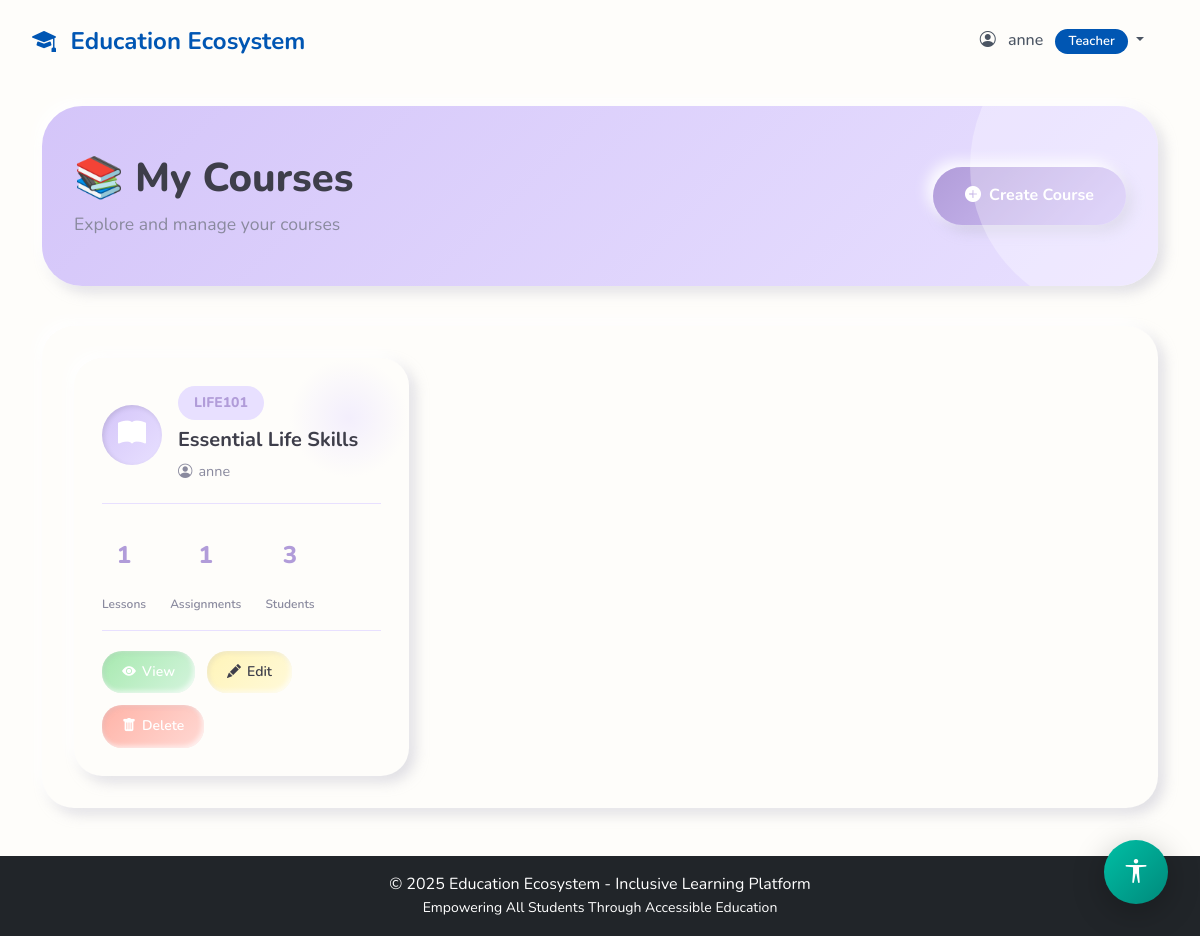
The app's page /courses/ (signed in), older data.
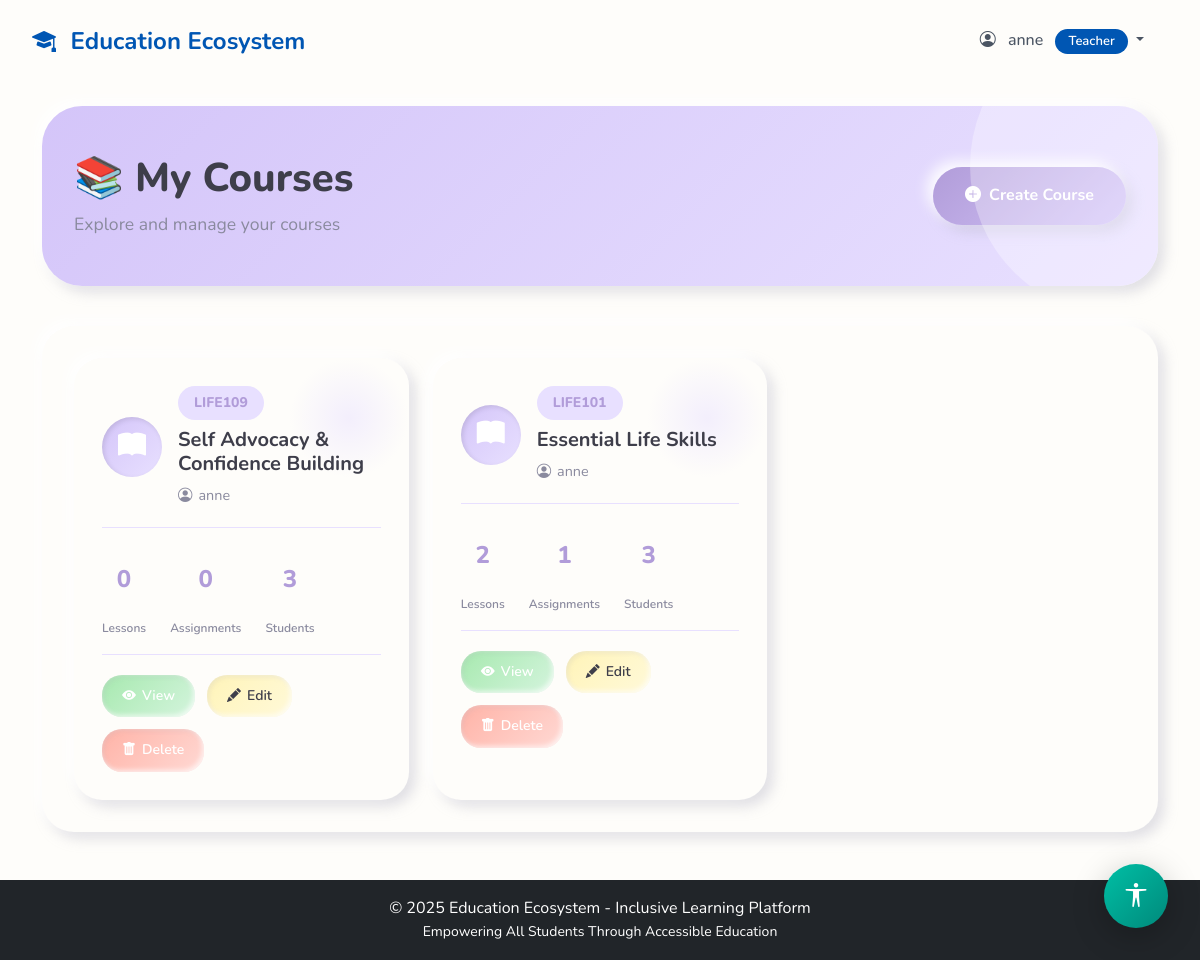
The same page, newer data.
### myapp/models.py (models this page shows, shortened)
class Course(models.Model):
    title = models.CharField(max_length=200)
    description = models.TextField()
    teacher = models.ForeignKey(User, on_delete=models.CASCADE, related_name='courses_taught',
                                limit_choices_to={'profile__role': 'teacher'})
    students = models.ManyToManyField(User, related_name='courses_enrolled', blank=True,
                                      limit_choices_to={'profile__role': 'student'})
    course_code = models.CharField(max_length=20, unique=True)
    created_at = models.DateTimeField(auto_now_add=True)
    updated_at = models.DateTimeField(auto_now=True)
    is_active = models.BooleanField(default=True)
    class Meta:
        ordering = ['-created_at']

### myapp/views.py (the view)
# urls.py: path('courses/', views.course_list, name='course_list'),
@login_required
@login_required
def course_list(request):
    courses = Course.objects.all()
    return render(request, 'course_list.html', {'courses': courses})

### myapp/templates/course_list.html (shortened to what this page needs)
{% extends 'base.html' %}
{% block content %}
<div class="page-header">
    <div class="d-flex justify-content-between align-items-center">
        <div>
            <h1>📚 My Courses</h1>
            <p>Explore and manage your courses</p>
        </div>
        {% if user.profile.role == 'teacher' or user.is_staff %}
        <a href="{% url 'course_create' %}" class="btn-pill btn-pill-primary">
            <i class="bi bi-plus-circle-fill"></i>
            Create Course
        </a>
        {% endif %}
    </div>
</div>
<div class="section-card">
    {% if courses %}
    <div class="course-grid">
        {% for course in courses %}
        <div class="course-card">
            <div class="course-header">
                <div class="course-icon">
                    <i class="bi bi-book-fill"></i>
                </div>
                <div style="flex: 1; min-width: 0;">
                    <div class="course-code">{{ course.course_code }}</div>
                    <h3 class="course-title">{{ course.title }}</h3>
                    <div class="course-teacher">
                        <i class="bi bi-person-circle"></i>
                        {{ course.teacher.get_full_name|default:course.teacher.username }}
                    </div>
                </div>
            </div>
            <div class="course-stats">
                <div class="stat-item">
                    <div class="stat-number">{{ course.lessons.count }}</div>
                    <div class="stat-label">Lessons</div>
                </div>
                <div class="stat-item">
                    <div class="stat-number">{{ course.assignments.count }}</div>
                    <div class="stat-label">Assignments</div>
                </div>
                {% if user.profile.role == 'teacher' %}
                <div class="stat-item">
                    <div class="stat-number">{{ course.students.count }}</div>
                    <div class="stat-label">Students</div>
                </div>
                {% endif %}
            </div>
            <div class="course-actions">
                <a href="{% url 'course_detail' course.id %}" class="btn-action btn-action-view">
                    <i class="bi bi-eye-fill"></i> View
                </a>
                {% if user.profile.role == 'teacher' or user.is_staff %}
                <a href="{% url 'course_edit' course.id %}" class="btn-action btn-action-edit">
                    <i class="bi bi-pencil-fill"></i> Edit
                </a>
                <a href="{% url 'course_delete' course.id %}" class="btn-action btn-action-delete">
                    <i class="bi bi-trash-fill"></i> Delete
                </a>
                {% endif %}
            </div>
        </div>
        {% endfor %}
    </div>
    {% endif %}
</div>
{% endblock %}

Row changes from the older to the newer data that the page shows:
added Course: course_code "LIFE109", title "Self Advocacy & Confidence Building", teacher.get_full_name "anne", lessons.count "0", assignments.count "0", students.count "3"
computed for Course "Essential Life Skills": lessons.count "1" → "2"
